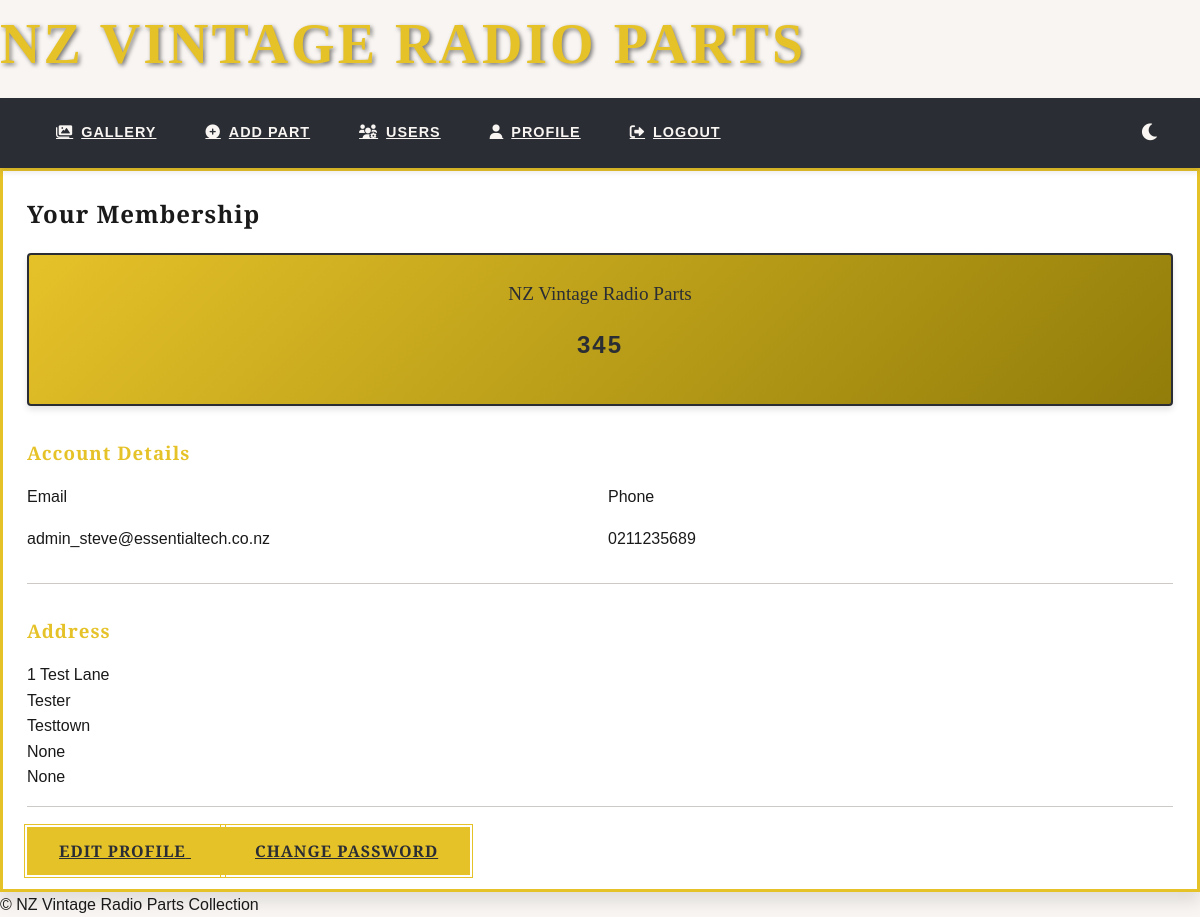
The page /auth/profile (signed in) on the database its author committed.
### app/models.py (models this page shows, shortened)
class User(UserMixin, db.Model):
    __tablename__ = 'User'
    id = db.Column(db.Integer, primary_key=True)
    username = db.Column(db.String(80), unique=True, nullable=False)
    email = db.Column(db.String(120), unique=True, nullable=False)
    password_hash = db.Column(db.String(128))
    role = db.Column(db.String(20), default='user')  # 'user', 'admin', 'superadmin'
    membership_number = db.Column(db.Integer, unique=True)
    membership_active = db.Column(db.Boolean, default=True)
    last_login = db.Column(db.DateTime)
    first_name = db.Column(db.String(50))
    last_name = db.Column(db.String(50))
    phone = db.Column(db.String(20))
    address_line1 = db.Column(db.String(100))
    address_line2 = db.Column(db.String(100))
    city = db.Column(db.String(50))
    postcode = db.Column(db.String(20))
    country = db.Column(db.String(50))
    account_active = db.Column(db.Boolean, default=False)
    orders = db.relationship('Order', back_populates='user', lazy='dynamic')
    @property
    def is_active(self):
        return bool(self.account_active)
    @property
    def is_admin(self):
        return self.role in ['admin', 'superadmin']

### app/blueprints/auth.py (the view)
@bp.route('/profile')
@login_required
def profile():
    return render_template('profile.html', user=current_user)

### app/templates/profile.html (shortened to what this page needs)
{% extends 'layout.html' %}
{% block content %}
<div class="art-deco-card">
    <h2>Your Membership</h2>
    <div class="member-badge">
        <div class="badge-header">NZ Vintage Radio Parts</div>
        <div class="member-number">{{ user.membership_number }}</div>
    </div>
    <div class="profile-section">
        <h3>Account Details</h3>
        <div class="form-row">
            <div class="form-group">
                <label>Email</label>
                <p>{{ user.email }}</p>
            </div>
            <div class="form-group">
                <label>Phone</label>
                <p>{{ user.phone }}</p>
            </div>
        </div>
    </div>
    <div class="profile-section">
        <h3>Address</h3>
        <address>
            {{ user.address_line1 }}<br>
            {% if user.address_line2 %}{{ user.address_line2 }}<br>{% endif %}
            {{ user.city }}<br>
            {{ user.postcode }}<br>
            {{ user.country }}
        </address>
    </div>
    <div class="form-footer">
        <a href="{{ url_for('auth.edit_profile') }}" class="vintage-button">
            <span class="button-text">Edit Profile</span>
        </a>
        <a href="{{ url_for('auth.change_password') }}" class="vintage-button">
            <span class="button-text">Change Password</span>
        </a>
    </div>
</div>
{% endblock %}

### app/static/css/style.css (style rules this page uses)
:root { --primary: #e6c229; --secondary: #2a2d34; --sorta-dark: #817b57; --accent: #927d0a; --light: #f8f5f2; --semi-light: #cdc9c6; --dark: #1a1a1a; --success: #4caf50; --warning: #ff9800; --error: #f44336; --bg-color: var(--light); --text-color: var(--dark); --card-bg: white; --nav-bg: var(--secondary); --nav-text: var(--light); --shadow-sm: 0 1px 3px rgba(0, 0, 0, 0.12); --shadow-md: 0 4px 6px rgba(0, 0, 0, 0.1); --shadow-lg: 0 10px 15px rgba(0, 0, 0, 0.1); --shadow-xl: 0 20px 25px rgba(0, 0, 0, 0.1); --shadow-primary: 0 4px 12px rgba(230, 194, 41, 0.2); --font-main: 'Federo', sans-serif; --font-display: 'Playfair Display', serif; --radio-dial: linear-gradient(135deg, transparent 50%, var(--primary) 50%); }
body { font-family: var(--font-main); background: var(--bg-color); color: var(--text-color); line-height: 1.6; margin: 0; position: relative; transition: background-color 0.3s ease, color 0.3s ease; }
body::before { content: ""; position: fixed; top: 0; left: 0; right: 0; height: 8px; z-index: 100; }
h1, h2, h3, h4 { font-family: var(--font-display); margin-top: 0; letter-spacing: 1px; color: var(--text-color); }
.art-deco-card { background: var(--card-bg); border-radius: 0; box-shadow: var(--shadow-lg); padding: 1.5rem; border: 3px solid var(--primary); position: relative; overflow: hidden; transition: transform 0.3s cubic-bezier(0.25, 0.46, 0.45, 0.94), box-shadow 0.3s cubic-bezier(0.25, 0.46, 0.45, 0.94); }
.art-deco-card::after { display: none !important; }
.vintage-button { background: var(--primary); color: var(--secondary); padding: 0.8rem 2rem; border: none; font-family: var(--font-display); font-weight: 700; letter-spacing: 1px; text-transform: uppercase; position: relative; margin-top: 0.8rem; transition: all 0.3s cubic-bezier(0.25, 0.46, 0.45, 0.94); border-radius: 0; }
.vintage-button::before { content: ""; position: absolute; top: -3px; left: -3px; right: -3px; bottom: -3px; border: 1px solid var(--primary); transition: inherit; }
.form-row { display: flex; gap: 1rem; }
.form-group { flex: 1; }
.member-badge { background: linear-gradient(135deg, var(--primary) 0%, var(--accent) 100%); color: var(--secondary); padding: 1.5rem; border-radius: 4px; text-align: center; margin-bottom: 2rem; box-shadow: var(--shadow-md); border: 2px solid var(--secondary); }
.badge-header { font-family: var(--font-display); font-size: 1.2rem; margin-bottom: 0.5rem; }
.member-number { font-size: 1.5rem; font-weight: bold; letter-spacing: 2px; margin: 1rem 0; color: var(--secondary); }
.profile-section { margin-bottom: 2rem; padding-bottom: 1rem; border-bottom: 1px solid var(--semi-light); }
.profile-section h3 { color: var(--primary); margin-bottom: 1rem; }
address { font-style: normal; line-height: 1.6; }

### rows shown on the page
User: membership_number "345", email "admin_steve@essentialtech.co.nz", phone "0211235689", address_line1 "1 Test Lane", address_line2 "Tester", city "Testtown", postcode "None", country "None"
